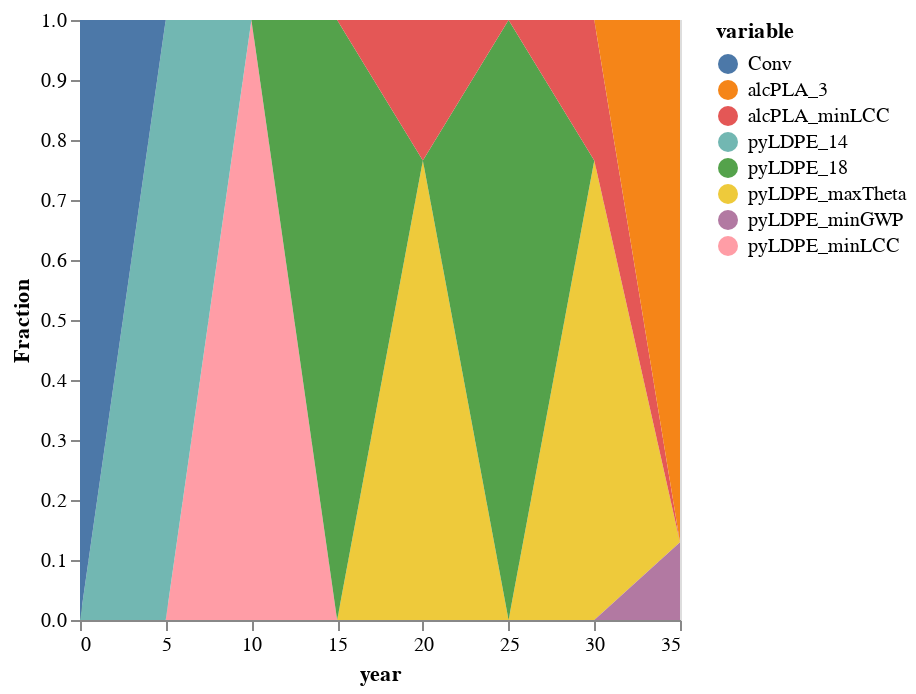

Write notebook code for a chart like this one.
### Code cell
transpose(xk)
df1=DataFrame(xk',:auto)
df1[!,:year] = 5*collect(1:7)
df1=df1[!, any.(>(0), eachcol(df1))]
df1[!,:Conv] = zeros(7)
sNames="compromise ".*string.(collect(1:length(xk[:,1])))
push!(df1,zeros(size(df1)[2]))
df1[8,:Conv]=1
rename!(df1,[:x28,:x29,:x30,:x44,:x48] .=> [:pyLDPE_maxTheta,:pyLDPE_minGWP,:pyLDPE_minLCC,:pyLDPE_14,:pyLDPE_18])
rename!(df1,[:x159,:x163] .=> [:alcPLA_minLCC,:alcPLA_3])
comp=df1 |> stack |> @vlplot(:area, x=:year, y={:value, stack=:zero, title="Fraction"}, color="variable:n",legend=:sNames) 
#save("./result-case-roadmap/compromise-netzero.svg", comp)
comp

### Figure 1 — Vega-Lite specification as saved in the notebook (floating-point values rounded to 4 significant figures)
{"data": {"values": [{"value": 0, "variable": "pyLDPE_maxTheta", "year": 5}, {"value": 0, "variable": "pyLDPE_maxTheta", "year": 10}, {"value": 0, "variable": "pyLDPE_maxTheta", "year": 15}, {"value": 0.7656, "variable": "pyLDPE_maxTheta", "year": 20}, {"value": 0, "variable": "pyLDPE_maxTheta", "year": 25}, {"value": 0.7656, "variable": "pyLDPE_maxTheta", "year": 30}, {"value": 0, "variable": "pyLDPE_maxTheta", "year": 35}, {"value": 0, "variable": "pyLDPE_maxTheta", "year": 0}, {"value": 0, "variable": "pyLDPE_minGWP", "year": 5}, {"value": 0, "variable": "pyLDPE_minGWP", "year": 10}, {"value": 0, "variable": "pyLDPE_minGWP", "year": 15}, {"value": 0, "variable": "pyLDPE_minGWP", "year": 20}, {"value": 0, "variable": "pyLDPE_minGWP", "year": 25}, {"value": 0, "variable": "pyLDPE_minGWP", "year": 30}, {"value": 0.1297, "variable": "pyLDPE_minGWP", "year": 35}, {"value": 0, "variable": "pyLDPE_minGWP", "year": 0}, {"value": 0, "variable": "pyLDPE_minLCC", "year": 5}, {"value": 1, "variable": "pyLDPE_minLCC", "year": 10}, {"value": 0, "variable": "pyLDPE_minLCC", "year": 15}, {"value": 0, "variable": "pyLDPE_minLCC", "year": 20}, {"value": 0, "variable": "pyLDPE_minLCC", "year": 25}, {"value": 0, "variable": "pyLDPE_minLCC", "year": 30}, {"value": 0, "variable": "pyLDPE_minLCC", "year": 35}, {"value": 0, "variable": "pyLDPE_minLCC", "year": 0}, {"value": 1, "variable": "pyLDPE_14", "year": 5}, {"value": 0, "variable": "pyLDPE_14", "year": 10}, {"value": 0, "variable": "pyLDPE_14", "year": 15}, {"value": 0, "variable": "pyLDPE_14", "year": 20}, {"value": 0, "variable": "pyLDPE_14", "year": 25}, {"value": 0, "variable": "pyLDPE_14", "year": 30}, {"value": 0, "variable": "pyLDPE_14", "year": 35}, {"value": 0, "variable": "pyLDPE_14", "year": 0}, {"value": 0, "variable": "pyLDPE_18", "year": 5}, {"value": 0, "variable": "pyLDPE_18", "year": 10}, {"value": 1, "variable": "pyLDPE_18", "year": 15}, {"value": 0, "variable": "pyLDPE_18", "year": 20}, {"value": 1.0, "variable": "pyLDPE_18", "year": 25}, {"value": 0, "variable": "pyLDPE_18", "year": 30}, {"value": 0, "variable": "pyLDPE_18", "year": 35}, {"value": 0, "variable": "pyLDPE_18", "year": 0}, {"value": 0, "variable": "alcPLA_minLCC", "year": 5}, {"value": 0, "variable": "alcPLA_minLCC", "year": 10}, {"value": 0, "variable": "alcPLA_minLCC", "year": 15}, {"value": 0.2344, "variable": "alcPLA_minLCC", "year": 20}, {"value": 7.321e-16, "variable": "alcPLA_minLCC", "year": 25}, {"value": 0.2344, "variable": "alcPLA_minLCC", "year": 30}, {"value": 0, "variable": "alcPLA_minLCC", "year": 35}, {"value": 0, "variable": "alcPLA_minLCC", "year": 0}, {"value": 0, "variable": "alcPLA_3", "year": 5}, {"value": 0, "variable": "alcPLA_3", "year": 10}, {"value": 0, "variable": "alcPLA_3", "year": 15}, {"value": 0, "variable": "alcPLA_3", "year": 20}, {"value": 0, "variable": "alcPLA_3", "year": 25}, {"value": 0, "variable": "alcPLA_3", "year": 30}, {"value": 0.8703, "variable": "alcPLA_3", "year": 35}, {"value": 0, "variable": "alcPLA_3", "year": 0}, {"value": 0, "variable": "Conv", "year": 5}, {"value": 0, "variable": "Conv", "year": 10}, {"value": 0, "variable": "Conv", "year": 15}, {"value": 0, "variable": "Conv", "year": 20}, {"value": 0, "variable": "Conv", "year": 25}, {"value": 0, "variable": "Conv", "year": 30}, {"value": 0, "variable": "Conv", "year": 35}, {"value": 1, "variable": "Conv", "year": 0}]}, "encoding": {"color": {"field": "variable", "type": "nominal"}, "x": {"field": "year", "type": "quantitative"}, "y": {"field": "value", "stack": "zero", "title": "Fraction", "type": "quantitative"}}, "legend": "sNames", "mark": "area"}
